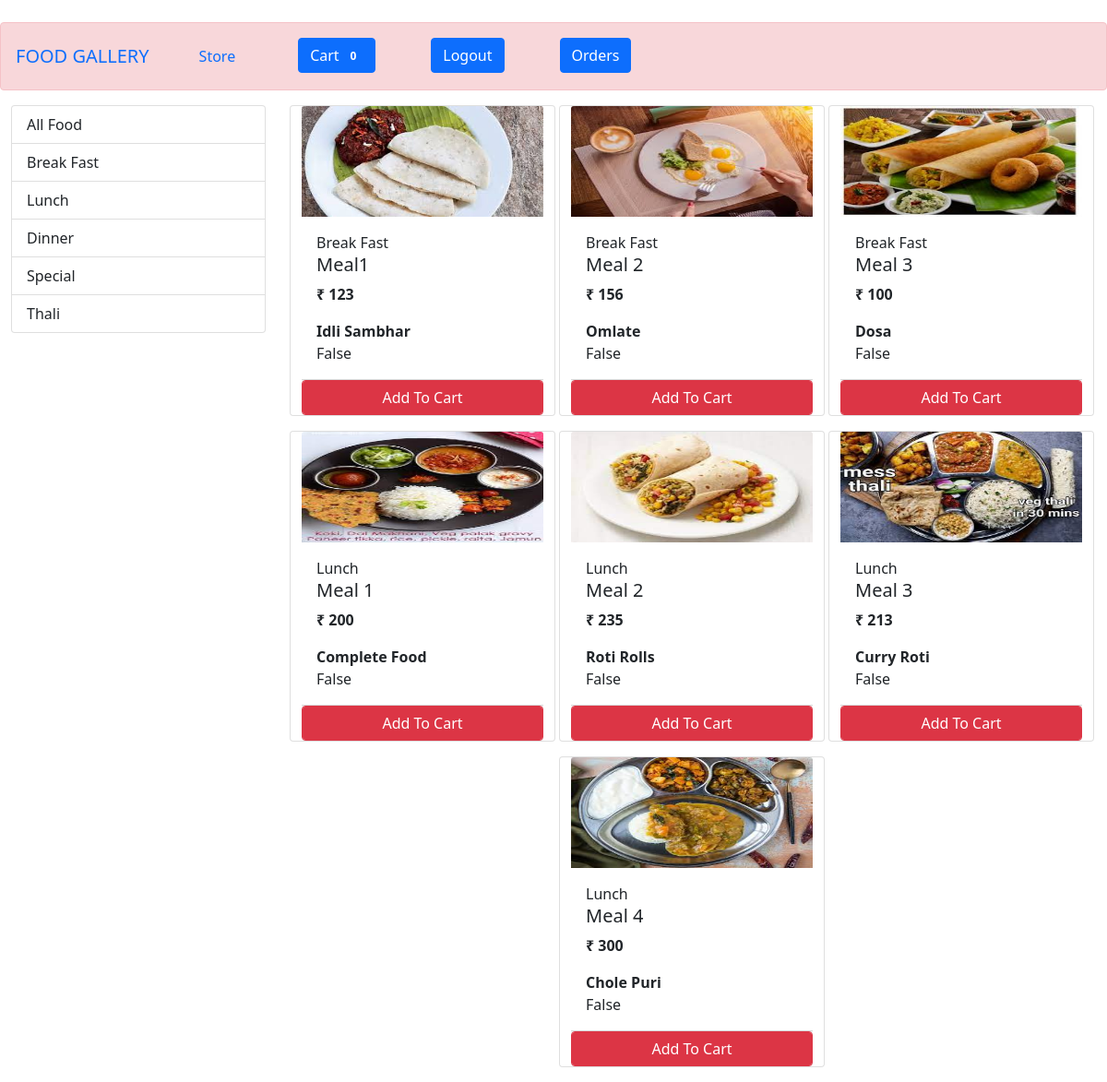
Screenshot of /store (signed in) with the database file from the repository.
### store/models/category.py (models this page shows, shortened)
class Category(models.Model):
    name=models.CharField(max_length=20)
    @staticmethod
    def get_all_categories():
        return Category.objects.all()

### store/models/Product.py (models this page shows, shortened)
class Product(models.Model):
    name = models.CharField(max_length=50)
    price = models.IntegerField(default=0)
    category = models.ForeignKey(Category,
    on_delete=models.CASCADE, default=1)
    description = models.CharField(max_length=200, default='')
    image = models.ImageField(upload_to='uploads/products/')
    @staticmethod
    def get_all_products():
        return Product.objects.all()

### store/views/home.py (the view)
# urls.py: path('',include('store.urls')),
def store(request):
        cart = request.session.get('cart')
        if not cart:
            request.session['cart'] = {}
        products = None
        categories = Category.get_all_categories()
        categoryID = request.GET.get('category')
        if categoryID:
            products = Product.get_all_products_by_categoryid(categoryID)
        else:
            products = Product.get_all_products();
        data = {}
        data['products'] = products
        data['categories'] = categories
        print('you are : ', request.session.get('email'))
        return render(request, 'index.html', data)

### store/templatetags/cart.py (called while the page is built)
@register.filter(name='is_in_cart')
def is_in_cart(product,cart):
    keys=cart.keys()
    for id in keys:
        if int(id)==product.id:
            return True
    return False

### store/templatetags/custom_filter.py (called while the page is built)
@register.filter(name='currency')
def currency(number):
    return "₹ "+str(number)

### store/templates/index.html (shortened to what this page needs)
{% extends 'base.html' %}
{% block content %}
{% load cart %}
{% load custom_filter %}
<div class="container-fluid mt-3">
    <div class="row">
<div class="col-lg-3 mx-auto">
<div class="list-group">
    <a href="/" class="list-group-item list-group-item-action" aria-current="true">
 All Food
  </a>
     {% for category in categories %}
  	<a href="/?category={{category.id}}" class="list-group-item list-group-item-action" aria-current="true">
 {{category.name}}
  </a>
 {% endfor %}
</div>
</div>
      <div id="product" class="col-lg-9">
  <div class="row mx-auto">
   {% for product in products %}
  <div class="card mx-auto mb-3" style="width: 18rem;">
  <img src="{{product.image.url}}" class="card-img-top" width="120" height="120" alt="...">
  <div class="card-body">
      {{product.category.name}}
    <h5 class="card-title">{{product.name}}</h5>
    <p class="card-text"><b>{{product.price|currency}}</b></p>
	  <p class="card-text"><b>{{product.description}}</b></p>
      {{product | is_in_cart:request.session.cart}}
  </div>
<div class="card-footer p-0 no-gutters">
						{% if product|is_in_cart:request.session.cart %}
						<div class="row ">
							<form action="/#{{product.id}}" class="col-2 " method="post">
								{% csrf_token %}
								<input hidden type="text" name='product' value='{{product.id}}'>
								<input hidden type="text" name='remove' value='True'>
								<input type="submit" value=" - " class="btn btn-block btn-light border-danger">
							</form>
							<div class="text-center col">{{product|cart_quantity:request.session.cart}} in Cart</div>
							<form action="/#{{product.id}}" class="col-2 " method="post">
								{% csrf_token %}
								<input hidden type="text" name='product' value='{{product.id}}'>
								<input type="submit" value=" + " class="btn btn-block btn-danger border-left">
							</form>
						</div>
						{% else %}
						<form action="/#{{product.id}}" method="POST" class="btn-block">
							<input type="submit" class="float-right btn btn-danger  form-control"
								value="Add To Cart">
						</form>
						{% endif %}
					</div>
				</div>
				{% endfor %}
			</div>
		</div>
	</div>
</div>
{% endblock %}

### rows the page displays
Category: name "Break Fast"
Category: name "Lunch"
Category: name "Dinner"
Category: name "Special"
Category: name "Thali"
Product: image (picture), category.name "Break Fast", name "Meal1", price "₹ 123", description "Idli Sambhar", session "False"
Product: image (picture), category.name "Break Fast", name "Meal 2", price "₹ 156", description "Omlate", session "False"
Product: image (picture), category.name "Break Fast", name "Meal 3", price "₹ 100", description "Dosa", session "False"
Product: image (picture), category.name "Lunch", name "Meal 1", price "₹ 200", description "Complete Food", session "False"
Product: image (picture), category.name "Lunch", name "Meal 2", price "₹ 235", description "Roti Rolls", session "False"
Product: image (picture), category.name "Lunch", name "Meal 3", price "₹ 213", description "Curry Roti", session "False"
Product: image (picture), category.name "Lunch", name "Meal 4", price "₹ 300", description "Chole Puri", session "False"

### other values shown
{{ request.session.cart.keys|length }} "0"
